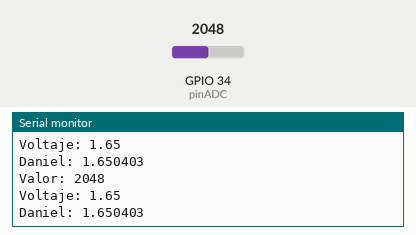
Recording of a program running on a simulated ESP32. On the bench: the last lines printed to the serial monitor. Inputs (shaded band) come from the test bench; at power-on: GPIO 34 (pinADC) = 2048 (analog values on the 0–4095 scale). Nothing arrives over Bluetooth unless stated; a phone connects over Bluetooth LE 3 s after start.

Above: at 1.8 s.
1.9 s: GPIO 34 (pinADC) set to 2866
At 2.5 s:
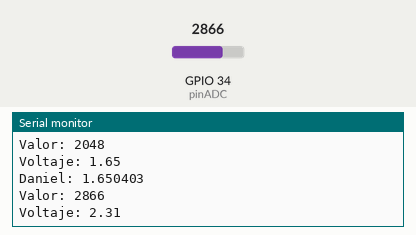
3.4 s: GPIO 34 (pinADC) set to 3603
At 4.0 s:
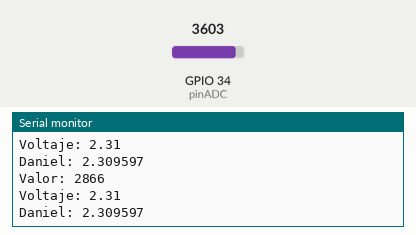
Timing chart, 0 to 6.4 s (numbered marks = the images above; inputs shaded):
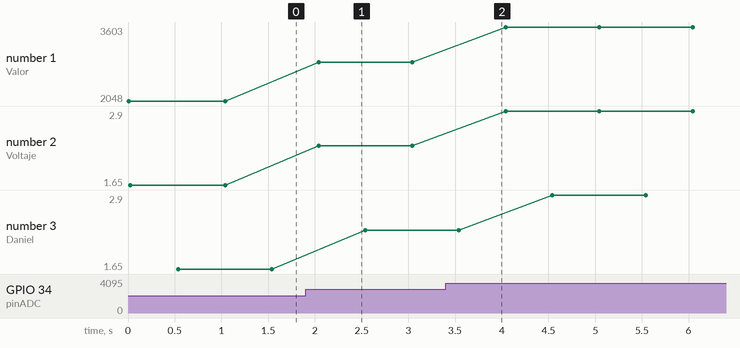

Measured:
- after the input at 1.9 s, the serial monitor: prints a new line after 0.14 s (image 1)
- plotted number 1: 2048 → 2866 after the input at 1.9 s, 2866 → 3603 after the input at 3.4 s
- plotted number 2: 1.65 → 2.31 after the input at 1.9 s, 2.31 → 2.9 after the input at 3.4 s
- plotted number 3: 1.65 → 2.31 after the input at 1.9 s, 2.31 → 2.9 after the input at 3.4 s

The program:

main.cpp
```cpp
#include <Arduino.h>
#include <BLEDevice.h>
#include <BLEUtils.h>
#include <BLEServer.h>
#include <BLE2902.h>

char buffer[32];

#define SERVICE_UUID "4fafc201-1fb5-459e-8fcc-c5c9c331914b"
#define CHARACTERISTIC_UUID "beb5483e-36e1-4688-b7f5-ea07361b26a8"

#define pinADC 34
#define resolucion 3.3/4095

int rADC = 0;
int voltaje = 0;

BLEServer *pServer;
BLEService *pService;
BLECharacteristic *pCharacteristic;

void setup() {
  Serial.begin(9600);

  analogReadResolution(12);
  analogSetPinAttenuation(pinADC,ADC_11db);
  Serial.println("Starting BLE");

  BLEDevice::init("Daniel");
  pServer = BLEDevice::createServer();
  pService = pServer->createService(SERVICE_UUID);

  pCharacteristic = pService->createCharacteristic(
    CHARACTERISTIC_UUID,
    BLECharacteristic::PROPERTY_READ |
    BLECharacteristic::PROPERTY_WRITE |
    BLECharacteristic::PROPERTY_NOTIFY
  );

  pCharacteristic->addDescriptor(new BLE2902());

  pCharacteristic->setValue("Pues, aqui. Probando el BLE, oyes");
  pService->start();

  BLEAdvertising *pAdvertising = BLEDevice::getAdvertising();
  pAdvertising->addServiceUUID(SERVICE_UUID);
  pAdvertising->setScanResponse(true);
  pAdvertising->setMinPreferred(0x06);
  pAdvertising->setMinPreferred(0x12);

  BLEAdvertisementData advData;
  advData.setName("Daniel");
  advData.setCompleteServices(BLEUUID(SERVICE_UUID));
  pAdvertising->setAdvertisementData(advData);

  BLEDevice::startAdvertising();
  Serial.println("Characteristic defined! Now you can read it in your phone!");
}

void loop() {
  rADC = analogRead(pinADC);
  Serial.print("Valor: ");
  Serial.println(rADC);

  Serial.print("Voltaje: ");
  float voltaje = rADC*resolucion;
  Serial.println(voltaje,2);
  delay(500);
  sprintf(buffer, "Daniel: %f", voltaje);
  Serial.println(buffer);

  pCharacteristic->setValue(buffer);
  pCharacteristic->notify();
  delay(500);
}
```
